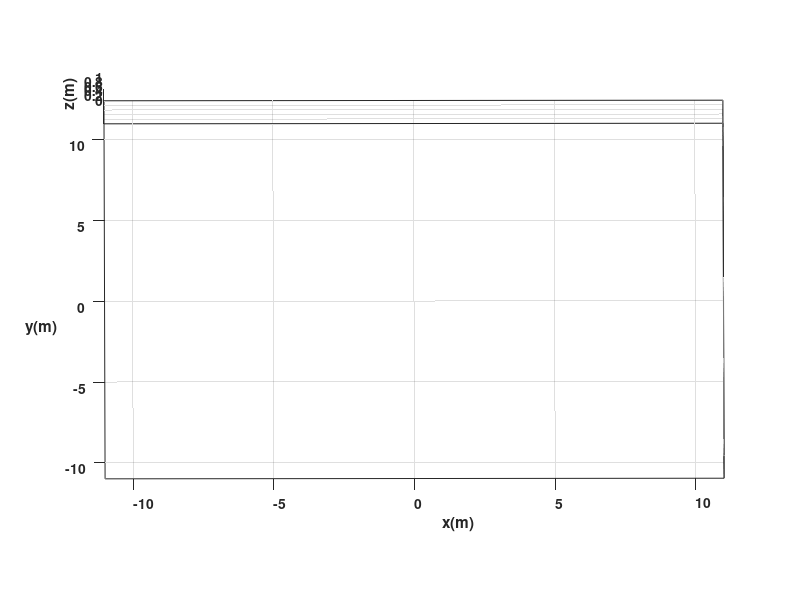

The MATLAB script that drew this image: (Note: this script raises an error after producing the figure.)
    %Limpieza de pantalla
clear all
close all
clc
%1 TIEMPO %%%%%%%%%%%%%%%%%%%%%%%%%%%%%%%%%%%%%%%%%%%%%%%%%%%%%%%%
tf=15;             % Tiempo de simulación en segundos (s)
ts=0.1;            % Tiempo de muestreo en segundos (s)
t=0:ts:tf;         % Vector de tiempo
N= length(t);      % Muestras
%2 CONDICIONES INICIALES %%%%%%%%%%%%%%%%%%%%%%%%%%%%%%%%%%%%%%%%%
%Damos valores a nuestro punto inicial de posición y orientación
x1(1)=0;  %Posición inicial eje x
y1(1)=0;  %Posición inicial eje y
phi(1)=pi/2; %Orientación inicial del robot 
%3 POSICION DESEADA %%%%%%%%%%%%%%%%%%%%%%%%%%%%%%%%%%%%%%%%%%%%
%Damos valores a nuestra posición deseada
hxd=10;
hyd=9;

% AUTO-TUNING (Parámetros para ganancia adaptativa)
K_max = 1.2;    % Ganancia máxima para distancias largas
K_min = 0.4;    % Ganancia mínima para precisión al llegar
alpha = 0.5;    % Factor de suavizado

%Igualamos el punto de control con las proyecciones X1 y Y1 por su
%coincidencia
hx(1)= x1(1);       % Posición del punto de control en el eje (X) metros (m)
hy(1)= y1(1);       % Posición del punto de control en el eje (Y) metros (m)
%4 CONTROL, BUCLE DE SIMULACION %%%%%%%%%%%%%%%%%%%%%%%%%%%%%%%%
for k=1:N 
    %a)Errores de control
    hxe(k)=hxd-hx(k);
    hye(k)=hyd-hy(k);
    
    %Matriz de error
    he= [hxe(k);hye(k)];
    %Magnitud del error de posición
    Error(k)= sqrt(hxe(k)^2 +hye(k)^2);
    
    % --- ALGORITMO AUTO-SINTONIZABLE ---
    % Calculamos una ganancia escalar que depende del error
    k_adapt = K_min + (K_max - K_min) * (1 - exp(-alpha * Error(k)));
    
    %b)Matriz Jacobiana
    J=[cos(phi(k)) -sin(phi(k));... %Matriz de rotación en 2D
       sin(phi(k)) cos(phi(k))];
    %c)Matriz de Ganancias
    K=[k_adapt 0;...
       0 k_adapt];
    %d)Ley de Control
    qpRef= pinv(J)*K*he;
    v(k)= qpRef(1);   %Velocidad lineal de entrada al robot 
    w(k)= qpRef(2);   %Velocidad angular de entrada al robot 
%5 APLICACIÓN DE CONTROL AL ROBOT %%%%%%%%%%%%%%%%%%%%%%%%%%%%%%%%
    %Aplico la integral a la velocidad angular para obtener el angulo "phi" de la orientación
    phi(k+1)=phi(k)+w(k)*ts; % Integral numérica (método de Euler)
           
   %%%%%%%%%%%%%%%%%%%%% MODELO CINEMATICO %%%%%%%%%%%%%%%%%%%%%%%%%
    
    xp1=v(k)*cos(phi(k)); 
    yp1=v(k)*sin(phi(k));
 
    %Aplico la integral a la velocidad lineal para obtener las cordenadas
    %"x1" y "y1" de la posición
    x1(k+1)=x1(k)+ xp1*ts; % Integral numérica (método de Euler)
    y1(k+1)=y1(k)+ yp1*ts; % Integral numérica (método de Euler)
    % Posicion del robot con respecto al punto de control
    hx(k+1)=x1(k+1); 
    hy(k+1)=y1(k+1);
     
end
%%%%%%%%%%%%%%%%%%%%%%%%%%%%% SIMULACION VIRTUAL 3D %%%%%%%%%%%%%%%%%%%%%%%%%%%%
% a) Configuracion de escena
scene=figure;  % Crear figura (Escena)
set(scene,'Color','white'); % Color del fondo de la escena
set(gca,'FontWeight','bold') ;% Negrilla en los ejes y etiquetas
sizeScreen=get(0,'ScreenSize'); % Retorna el tamaño de la pantalla del computador
set(scene,'position',sizeScreen); % Configurar tamaño de la figura
camlight('headlight'); % Luz para la escena
axis equal; % Establece la relación de aspecto para que las unidades de datos sean las mismas en todas las direcciones.
grid on; % Mostrar líneas de cuadrícula en los ejes
box on; % Mostrar contorno de ejes
xlabel('x(m)'); ylabel('y(m)'); zlabel('z(m)'); % Etiqueta de los eje
view([-0.1 35]); % Orientacion de la figura
axis([-11 11 -11 11 0 1]); % Ingresar limites minimos y maximos en los ejes x y z [minX maxX minY maxY minZ maxZ]
% b) Graficar robots en la posicion inicial
scale = 4;
MobileRobot_5;
H1=MobilePlot_4(x1(1),y1(1),phi(1),scale);hold on;
% c) Graficar Trayectorias
H2=plot3(hx(1),hy(1),0,'r','lineWidth',2);
H3=plot3(hxd,hyd,0,'bo','lineWidth',2); %Grafico circulo en posición deseada
H4=plot3(hx(1),hy(1),0,'go','lineWidth',2);%Grafico circulo en posición inicial
% d) Bucle de simulacion de movimiento del robot
step=1; % pasos para simulacion
for k=1:step:N
    delete(H1);    
    delete(H2);
    
    H1=MobilePlot_4(x1(k),y1(k),phi(k),scale);
    H2=plot3(hx(1:k),hy(1:k),zeros(1,k),'r','lineWidth',2);
    
    pause(ts);
end
%%%%%%%%%%%%%%%%%%%%%%%%%%%%% Graficas %%%%%%%%%%%%%%%%%%%%%%%%%%%%
graph=figure;  % Crear figura (Escena)
set(graph,'position',sizeScreen); % Congigurar tamaño de la figura
subplot(311)
plot(t,v,'b','LineWidth',2),grid('on'),xlabel('Tiempo [s]'),ylabel('m/s'),legend('Velocidad Lineal (v)');
subplot(312)
plot(t,w,'g','LineWidth',2),grid('on'),xlabel('Tiempo [s]'),ylabel('[rad/s]'),legend('Velocidad Angular (w)');
subplot(313)
plot(t,Error,'r','LineWidth',2),grid('on'),xlabel('Tiempo [s]'),ylabel('[metros]'),legend('Error de posición (m)');
